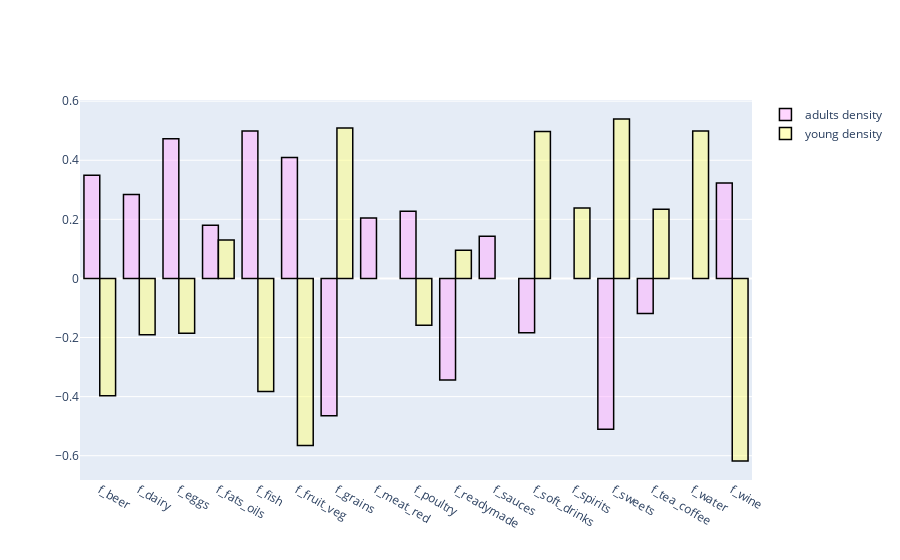

The notebook cell this image was saved under:
### Code cell
# create trace1 
trace1 = go.Bar(
                x = food_cols,
                y = rho.drop(["age_0_17", "age_18_64"])["age_18_64"],
                name = "adults density",
                marker = dict(color = 'rgba(255, 174, 255, 0.5)',
                             line=dict(color='rgb(0,0,0)',width=1.5)),
                #text = df2014.country)
                )
    
# create trace2 
trace2 = go.Bar(
                x = food_cols,
                y = rho.drop(["age_0_17", "age_18_64"])["age_0_17"] ,
                name = "young density",
                marker = dict(color = 'rgba(255, 255, 128, 0.5)',
                              line=dict(color='rgb(0,0,0)',width=1.5)),
                #text = df2014.country)
                )
    
data = [trace1, trace2]
layout = go.Layout(barmode = "group")
fig = go.Figure(data = data, layout = layout)
fig.show()

### Figure 1 — Plotly figure (JSON) as saved in the notebook; plotly's stock layout.template omitted (floating-point values rounded to 4 significant figures)
{"data": [{"marker": {"color": "rgba(255, 174, 255, 0.5)", "line": {"color": "rgb(0,0,0)", "width": 1.5}}, "name": "adults density", "type": "bar", "x": ["f_beer", "f_dairy", "f_eggs", "f_fats_oils", "f_fish", "f_fruit_veg", "f_grains", "f_meat_red", "f_poultry", "f_readymade", "f_sauces", "f_soft_drinks", "f_spirits", "f_sweets", "f_tea_coffee", "f_water", "f_wine"], "y": [0.3491, 0.2844, 0.4728, 0.1803, 0.4991, 0.4094, -0.4652, 0.2042, 0.2275, -0.3442, 0.1428, -0.1836, null, -0.5102, -0.1191, null, 0.3232]}, {"marker": {"color": "rgba(255, 255, 128, 0.5)", "line": {"color": "rgb(0,0,0)", "width": 1.5}}, "name": "young density", "type": "bar", "x": ["f_beer", "f_dairy", "f_eggs", "f_fats_oils", "f_fish", "f_fruit_veg", "f_grains", "f_meat_red", "f_poultry", "f_readymade", "f_sauces", "f_soft_drinks", "f_spirits", "f_sweets", "f_tea_coffee", "f_water", "f_wine"], "y": [-0.3974, -0.1906, -0.1854, 0.1303, -0.3827, -0.5653, 0.5088, null, -0.1585, 0.09532, null, 0.4971, 0.2385, 0.5396, 0.2338, 0.4988, -0.618]}], "layout": {"barmode": "group"}}
